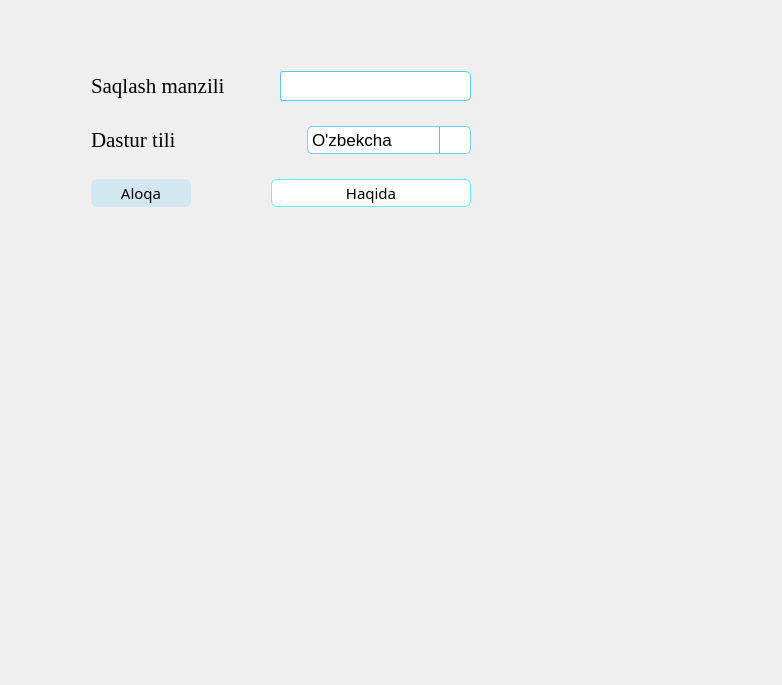
        <widget class="QWidget" name="tab_3">
         <attribute name="title">
          <string/>
         </attribute>
         <layout class="QGridLayout" name="gridLayout_4">
          <item row="2" column="2">
           <spacer name="verticalSpacer_4">
            <property name="orientation">
             <enum>Qt::Vertical</enum>
            </property>
            <property name="sizeHint" stdset="0">
             <size>
              <width>20</width>
              <height>467</height>
             </size>
            </property>
           </spacer>
          </item>
          <item row="1" column="1" colspan="2">
           <layout class="QVBoxLayout" name="verticalLayout_5">
            <property name="spacing">
             <number>25</number>
            </property>
            <item>
             <layout class="QHBoxLayout" name="horizontalLayout_7">
              <item>
               <widget class="QLabel" name="label_2">
                <property name="font">
                 <font>
                  <family>Georgia</family>
                  <pointsize>16</pointsize>
                 </font>
                </property>
                <property name="text">
                 <string>Saqlash manzili</string>
                </property>
               </widget>
              </item>
              <item>
               <spacer name="horizontalSpacer_5">
                <property name="orientation">
                 <enum>Qt::Horizontal</enum>
                </property>
                <property name="sizeType">
                 <enum>QSizePolicy::Fixed</enum>
                </property>
                <property name="sizeHint" stdset="0">
                 <size>
                  <width>30</width>
                  <height>20</height>
                 </size>
                </property>
               </spacer>
              </item>
              <item>
               <layout class="QHBoxLayout" name="horizontalLayout_6">
                <property name="spacing">
                 <number>0</number>
                </property>
                <item>
                 <widget class="QLineEdit" name="default_path">
                  <property name="minimumSize">
                   <size>
                    <width>0</width>
                    <height>30</height>
                   </size>
                  </property>
                  <property name="maximumSize">
                   <size>
                    <width>16777215</width>
                    <height>30</height>
                   </size>
                  </property>
                  <property name="font">
                   <font>
                    <family>Segoe UI Historic</family>
                    <pointsize>13</pointsize>
                   </font>
                  </property>
                  <property name="styleSheet">
                   <string notr="true">
QLineEdit{
background-color: white;
border: 1px solid #59CDF2;
border-right: None;
border-bottom-left-radius:3px;
border-top-left-radius:3px;
}

QLineEdit::focus{
border: 1px solid #29e1ff;
border-right: none;
}</string>
                  </property>
                  <property name="text">
                   <string/>
                  </property>
                  <property name="readOnly">
                   <bool>true</bool>
                  </property>
                 </widget>
                </item>
                <item>
                 <widget class="QPushButton" name="open_folder">
                  <property name="minimumSize">
                   <size>
                    <width>30</width>
                    <height>30</height>
                   </size>
                  </property>
                  <property name="maximumSize">
                   <size>
                    <width>16777215</width>
                    <height>30</height>
                   </size>
                  </property>
                  <property name="styleSheet">
                   <string notr="true">QPushButton{
background-color: white;
border: 1px solid #59CDF2;
border-left:None;
border-bottom-right-radius:5px;
border-top-right-radius:5px;
}
QPushButton:hover{
background-color: rgb(234, 234, 234);
border: 1px solid #59CDF2;
border-left:None;
}
QPushButton:pressed{
background-color: rgb(225, 225, 225);
border: 1px solid #59CDF2;
border-left:None;
}</string>
                  </property>
                  <property name="text">
                   <string/>
                  </property>
                  <property name="icon">
                   <iconset>
                    <normalon>:/mw_icons/open_folder.png</normalon>
                   </iconset>
                  </property>
                  <property name="iconSize">
                   <size>
                    <width>22</width>
                    <height>22</height>
                   </size>
                  </property>
                 </widget>
                </item>
               </layout>
              </item>
             </layout>
            </item>
            <item>
             <layout class="QHBoxLayout" name="horizontalLayout_8">
              <item>
               <widget class="QLabel" name="label_4">
                <property name="font">
                 <font>
                  <family>Georgia</family>
                  <pointsize>16</pointsize>
                 </font>
                </property>
                <property name="text">
                 <string>Dastur tili</string>
                </property>
               </widget>
              </item>
              <item>
               <spacer name="horizontalSpacer_6">
                <property name="orientation">
                 <enum>Qt::Horizontal</enum>
                </property>
                <property name="sizeType">
                 <enum>QSizePolicy::Fixed</enum>
                </property>
                <property name="sizeHint" stdset="0">
                 <size>
                  <width>27</width>
                  <height>17</height>
                 </size>
                </property>
               </spacer>
              </item>
              <item>
               <widget class="QComboBox" name="languages">
                <property name="minimumSize">
                 <size>
                  <width>160</width>
                  <height>28</height>
                 </size>
                </property>
                <property name="maximumSize">
                 <size>
                  <width>180</width>
                  <height>16777215</height>
                 </size>
                </property>
                <property name="font">
                 <font>
                  <family>Segoe UI Historic</family>
                  <pointsize>13</pointsize>
                  <kerning>true</kerning>
                 </font>
                </property>
                <property name="styleSheet">
                 <string notr="true">QComboBox {
    border: 1px solid #7cd0ef;
    border-radius: 5px;
}
QComboBox:hover{
border-color: #5487ee;
}


QComboBox::drop-down {
    subcontrol-origin: padding;
	subcontrol-position: top right;
	width: 30px;
 
	border-left-width: 1px;
	border-left-color: darkgray;
	border-left-style: solid;
	border-top-right-radius: 3px;
	border-bottom-right-radius: 3px;
}



QComboBox::down-arrow {
  image: url(:/mw_icons/drop_down.png);
height: 18px;
width: 18px;
}
QComboBox::drop-down:hover {
	background-color: qlineargradient(x1: 0, y1: 0, x2: 0, y2: 1, stop: 0 #d8d7d7, stop: 1 #e9e9e9);
}

QComboBox::down-arrow:on { /* shift the arrow when popup is open */
    top: 1px;
    left: 1px;
}</string>
                </property>
                <property name="currentText">
                 <string>O'zbekcha</string>
                </property>
                <property name="iconSize">
                 <size>
                  <width>22</width>
                  <height>22</height>
                 </size>
                </property>
                <property name="duplicatesEnabled">
                 <bool>false</bool>
                </property>
                <item>
                 <property name="text">
                  <string>O'zbekcha</string>
                 </property>
                 <property name="icon">
                  <iconset>
                   <normalon>:/mw_icons/uzbek.png</normalon>
                  </iconset>
                 </property>
                </item>
                <item>
                 <property name="text">
                  <string>Русский</string>
                 </property>
                 <property name="icon">
                  <iconset>
                   <normalon>:/mw_icons/russian.png</normalon>
                  </iconset>
                 </property>
                </item>
               </widget>
              </item>
             </layout>
            </item>
            <item>
             <layout class="QHBoxLayout" name="horizontalLayout_9">
              <item>
               <widget class="QPushButton" name="feedback">
                <property name="minimumSize">
                 <size>
                  <width>100</width>
                  <height>28</height>
                 </size>
                </property>
                <property name="maximumSize">
                 <size>
                  <width>100</width>
                  <height>16777215</height>
                 </size>
                </property>
                <property name="font">
                 <font>
                  <family>Segoe UI Semibold</family>
                  <pointsize>11</pointsize>
                 </font>
                </property>
                <property name="cursor">
                 <cursorShape>PointingHandCursor</cursorShape>
                </property>
                <property name="styleSheet">
                 <string notr="true">QPushButton{
background: none;
border: None;
border-radius: 6px;
background: rgba(0, 170, 255, 30);
}
QPushButton:hover{
background: rgba(0, 170, 255, 60);
border: None;
}
QPushButton:pressed{
background: rgba(0, 170, 255, 80);
border: None;
}</string>
                </property>
                <property name="text">
                 <string>Aloqa</string>
                </property>
                <property name="icon">
                 <iconset>
                  <normalon>:/mw_icons/feedback.png</normalon>
                 </iconset>
                </property>
                <property name="iconSize">
                 <size>
                  <width>24</width>
                  <height>24</height>
                 </size>
                </property>
               </widget>
              </item>
              <item>
               <spacer name="horizontalSpacer_7">
                <property name="orientation">
                 <enum>Qt::Horizontal</enum>
                </property>
                <property name="sizeHint" stdset="0">
                 <size>
                  <width>40</width>
                  <height>20</height>
                 </size>
                </property>
               </spacer>
              </item>
              <item>
               <widget class="QPushButton" name="about">
                <property name="minimumSize">
                 <size>
                  <width>200</width>
                  <height>28</height>
                 </size>
                </property>
                <property name="maximumSize">
                 <size>
                  <width>200</width>
                  <height>16777215</height>
                 </size>
                </property>
                <property name="font">
                 <font>
                  <family>Segoe UI Semibold</family>
                  <pointsize>11</pointsize>
                 </font>
                </property>
                <property name="cursor">
                 <cursorShape>PointingHandCursor</cursorShape>
                </property>
                <property name="styleSheet">
                 <string notr="true">QPushButton {
background-color: white;
border-radius: 6px;
border: 1px solid #6AF2F0;
}
QPushButton:hover {
color: white;
background-color: #6AF2F0;
}
QPushButton:pressed {
color: white;
background-color: rgb(47, 231, 247);
border: 1px solid rgb(42, 215, 218);
}
</string>
                </property>
                <property name="text">
                 <string>Haqida</string>
                </property>
                <property name="icon">
                 <iconset>
                  <normalon>:/mw_icons/about.png</normalon>
                 </iconset>
                </property>
                <property name="iconSize">
                 <size>
                  <width>22</width>
                  <height>22</height>
                 </size>
                </property>
               </widget>
              </item>
             </layout>
            </item>
           </layout>
          </item>
          <item row="1" column="0">
           <spacer name="horizontalSpacer_8">
            <property name="orientation">
             <enum>Qt::Horizontal</enum>
            </property>
            <property name="sizeType">
             <enum>QSizePolicy::Fixed</enum>
            </property>
            <property name="sizeHint" stdset="0">
             <size>
              <width>80</width>
              <height>20</height>
             </size>
            </property>
           </spacer>
          </item>
          <item row="0" column="1">
           <spacer name="verticalSpacer_3">
            <property name="orientation">
             <enum>Qt::Vertical</enum>
            </property>
            <property name="sizeType">
             <enum>QSizePolicy::Fixed</enum>
            </property>
            <property name="sizeHint" stdset="0">
             <size>
              <width>20</width>
              <height>60</height>
             </size>
            </property>
           </spacer>
          </item>
          <item row="1" column="3">
           <spacer name="horizontalSpacer_9">
            <property name="orientation">
             <enum>Qt::Horizontal</enum>
            </property>
            <property name="sizeType">
             <enum>QSizePolicy::Preferred</enum>
            </property>
            <property name="sizeHint" stdset="0">
             <size>
              <width>300</width>
              <height>20</height>
             </size>
            </property>
           </spacer>
          </item>
         </layout>
        </widget>
